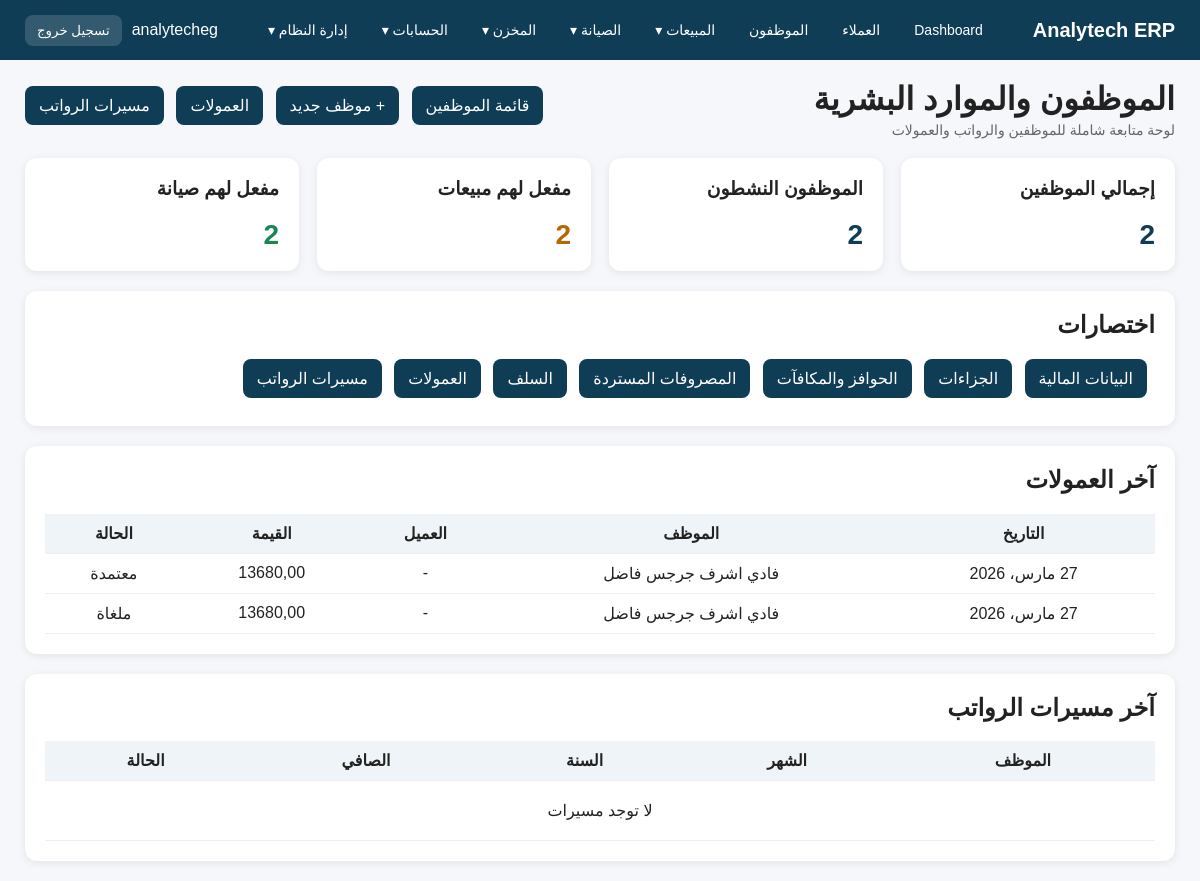
Screenshot of /employees/ (signed in) with the database file from the repository.
### app_employees/models.py (models this page shows, shortened)
class EmployeeCommission(models.Model):
    STATUS_CHOICES = [
        ('Draft', 'مسودة'),
        ('Approved', 'معتمدة'),
        ('Paid', 'مدفوعة'),
        ('Cancelled', 'ملغاة'),
    ]
    employee = models.ForeignKey(
        Employee,
        on_delete=models.CASCADE,
        related_name='commissions',
        verbose_name='الموظف'
    )
    customer = models.ForeignKey(
        'customers.Customer',
        on_delete=models.SET_NULL,
        null=True,
        blank=True,
        related_name='employee_commissions',
        verbose_name='العميل'
    )
    quotation = models.ForeignKey(
        'app_quotations.Quotation',
        on_delete=models.SET_NULL,
        null=True,
        blank=True,
        related_name='employee_commissions',
        verbose_name='عرض السعر'
    )
    invoice = models.ForeignKey(
        'app_invoices.Invoice',
        on_delete=models.SET_NULL,
        null=True,
        blank=True,
        related_name='employee_commissions',
        verbose_name='الفاتورة'
    )
    commission_date = models.DateField(default=timezone.localdate, verbose_name='تاريخ العمولة')
    base_amount = models.DecimalField(max_digits=12, decimal_places=2, default=0, verbose_name='قيمة الأساس')
    commission_percent = models.DecimalField(max_digits=5, decimal_places=2, default=0, verbose_name='نسبة العمولة %')
    commission_amount = models.DecimalField(max_digits=12, decimal_places=2, default=0, verbose_name='قيمة العمولة')
    status = models.CharField(max_length=20, choices=STATUS_CHOICES, default='Draft', verbose_name='الحالة')
    notes = models.TextField(blank=True, null=True, verbose_name='ملاحظات')
    class Meta:
        verbose_name = 'عمولة'
        verbose_name_plural = 'العمولات'
        ordering = ['-commission_date', '-id']

class Employee(models.Model):
    STATUS_CHOICES = [
        ('Active', 'نشط'),
        ('On Leave', 'إجازة'),
        ('Suspended', 'موقوف'),
        ('Resigned', 'مستقيل'),
    ]
    employee_code = models.CharField(max_length=50, unique=True, verbose_name='كود الموظف')
    full_name = models.CharField(max_length=200, verbose_name='اسم الموظف')
    department = models.CharField(max_length=100, blank=True, null=True, verbose_name='القسم')
    job_title = models.CharField(max_length=150, blank=True, null=True, verbose_name='الوظيفة')
    status = models.CharField(max_length=20, choices=STATUS_CHOICES, default='Active', verbose_name='الحالة')
    hire_date = models.DateField(default=timezone.localdate, verbose_name='تاريخ التعيين')
    birth_date = models.DateField(blank=True, null=True, verbose_name='تاريخ الميلاد')
    national_id = models.CharField(max_length=50, blank=True, null=True, verbose_name='الرقم القومي')
    phone = models.CharField(max_length=50, blank=True, null=True, verbose_name='الموبايل')
    email = models.EmailField(blank=True, null=True, verbose_name='البريد الإلكتروني')
    address = models.TextField(blank=True, null=True, verbose_name='العنوان')
    qualification = models.CharField(max_length=200, blank=True, null=True, verbose_name='المؤهل الدراسي')
    specialization = models.CharField(max_length=200, blank=True, null=True, verbose_name='التخصص')
    direct_manager = models.ForeignKey(
        'self',
        on_delete=models.SET_NULL,
        null=True,
        blank=True,
        related_name='team_members',
        verbose_name='المدير المباشر'
    )
    can_do_sales = models.BooleanField(default=False, verbose_name='يمكنه تنفيذ مبيعات')
    can_do_service = models.BooleanField(default=False, verbose_name='يمكنه تنفيذ صيانة')
    can_manage_team = models.BooleanField(default=False, verbose_name='يمكنه إدارة فريق')
    sales_commission_percent = models.DecimalField(
        max_digits=5,
        decimal_places=2,
        default=0,
        verbose_name='نسبة عمولة المبيعات الافتراضية %'
    )
    notes = models.TextField(blank=True, null=True, verbose_name='ملاحظات')
    class Meta:
        verbose_name = 'موظف'
        verbose_name_plural = 'الموظفون'
        ordering = ['full_name']

### app_employees/views.py (the view)
# urls.py: path('', views.employee_dashboard, name='employee_dashboard'),
def employee_dashboard(request):
    total_employees = Employee.objects.count()
    active_employees = Employee.objects.filter(status='Active').count()
    sales_enabled = Employee.objects.filter(can_do_sales=True, status='Active').count()
    service_enabled = Employee.objects.filter(can_do_service=True, status='Active').count()
    recent_commissions = EmployeeCommission.objects.select_related('employee').order_by('-commission_date', '-id')[:10]
    recent_payrolls = EmployeePayroll.objects.select_related('employee').order_by('-year', '-month', '-id')[:10]
    return render(request, 'app_employees/employee_dashboard.html', {
        'total_employees': total_employees,
        'active_employees': active_employees,
        'sales_enabled': sales_enabled,
        'service_enabled': service_enabled,
        'recent_commissions': recent_commissions,
        'recent_payrolls': recent_payrolls,
    })

### templates/app_employees/employee_dashboard.html (shortened to what this page needs)
{% extends 'base.html' %}
{% block content %}
<div class="topbar">
    <div>
        <h1>الموظفون والموارد البشرية</h1>
        <div class="sub">لوحة متابعة شاملة للموظفين والرواتب والعمولات</div>
    </div>
    <div class="quick-links">
        <a href="{% url 'employee_list' %}">قائمة الموظفين</a>
        <a href="{% url 'employee_create' %}">+ موظف جديد</a>
        <a href="{% url 'commission_list' %}">العمولات</a>
        <a href="{% url 'payroll_list' %}">مسيرات الرواتب</a>
    </div>
</div>
<div style="display:grid; grid-template-columns:repeat(auto-fit, minmax(220px, 1fr)); gap:18px; margin-bottom:20px;">
    <div class="section">
        <h3 style="margin-top:0;">إجمالي الموظفين</h3>
        <div style="font-size:28px; font-weight:bold; color:#0f3d56;">{{ total_employees }}</div>
    </div>
    <div class="section">
        <h3 style="margin-top:0;">الموظفون النشطون</h3>
        <div style="font-size:28px; font-weight:bold; color:#0f3d56;">{{ active_employees }}</div>
    </div>
    <div class="section">
        <h3 style="margin-top:0;">مفعل لهم مبيعات</h3>
        <div style="font-size:28px; font-weight:bold; color:#b26a00;">{{ sales_enabled }}</div>
    </div>
    <div class="section">
        <h3 style="margin-top:0;">مفعل لهم صيانة</h3>
        <div style="font-size:28px; font-weight:bold; color:#198754;">{{ service_enabled }}</div>
    </div>
</div>
<div class="section" style="margin-bottom:20px;">
    <h2 style="margin-top:0;">اختصارات</h2>
    <div class="quick-links">
        <a href="{% url 'compensation_list' %}">البيانات المالية</a>
        <a href="{% url 'penalty_list' %}">الجزاءات</a>
        <a href="{% url 'bonus_list' %}">الحوافز والمكافآت</a>
        <a href="{% url 'expense_list' %}">المصروفات المستردة</a>
        <a href="{% url 'advance_list' %}">السلف</a>
        <a href="{% url 'commission_list' %}">العمولات</a>
        <a href="{% url 'payroll_list' %}">مسيرات الرواتب</a>
    </div>
</div>
<div class="section" style="margin-bottom:20px;">
    <h2 style="margin-top:0;">آخر العمولات</h2>
    <table>
        <thead>
            <tr>
                <th>التاريخ</th>
                <th>الموظف</th>
                <th>العميل</th>
                <th>القيمة</th>
                <th>الحالة</th>
            </tr>
        </thead>
        <tbody>
            {% for row in recent_commissions %}
            <tr>
                <td>{{ row.commission_date }}</td>
                <td>{{ row.employee.full_name }}</td>
                <td>{% if row.customer %}{{ row.customer.name }}{% else %}-{% endif %}</td>
                <td>{{ row.commission_amount }}</td>
                <td>{{ row.get_status_display }}</td>
            </tr>
            {% empty %}
            <tr>
                <td colspan="5" style="padding:20px; text-align:center;">لا توجد عمولات</td>
            </tr>
            {% endfor %}
        </tbody>
    </table>
</div>
<div class="section">
    <h2 style="margin-top:0;">آخر مسيرات الرواتب</h2>
    <table>
        <thead>
            <tr>
                <th>الموظف</th>
                <th>الشهر</th>
                <th>السنة</th>
                <th>الصافي</th>
                <th>الحالة</th>
            </tr>
        </thead>
        <tbody>
            {% for row in recent_payrolls %}
            <tr>
                <td>{{ row.employee.full_name }}</td>
                <td>{{ row.month }}</td>
                <td>{{ row.year }}</td>
                <td>{{ row.net_salary }}</td>
                <td>{{ row.get_status_display }}</td>
            </tr>
            {% empty %}
            <tr>
                <td colspan="5" style="padding:20px; text-align:center;">لا توجد مسيرات</td>
            </tr>
            {% endfor %}
        </tbody>
    </table>
</div>
{% endblock %}

### templates/base.html (shortened to what this page needs)
<!DOCTYPE html>
<html lang="ar" dir="rtl">
<head>
</head>
<body>
<div class="navbar">
    <div class="logo">Analytech ERP</div>
    {% if user.is_authenticated %}
    <div class="menu">
        <a href="/">Dashboard</a>
        {% if perms.customers.view_customer %}
        <a href="/customers/">العملاء</a>
        {% endif %}
        {% if perms.app_employees.view_employee %}
        <a href="/employees/">الموظفون</a>
        {% endif %}
        {% if perms.app_quotations.view_quotation or perms.app_sales.view_salesorder or perms.app_invoices.view_invoice or perms.app_employees.view_employeecommission %}
        <div class="dropdown">
            <a href="/reports/sales/">المبيعات ▾</a>
        </div>
        {% endif %}
        {% if perms.app_maintenance.view_maintenancerequest or perms.app_maintenance.view_maintenancevisit or perms.app_maintenance.view_preventivemaintenanceplan %}
        <div class="dropdown">
            <a href="/maintenance/reports/">الصيانة ▾</a>
        </div>
        {% endif %}
        {% if perms.app_inventory.view_inventoryitem or perms.app_inventory.view_inventorylot or perms.app_inventory.view_inventorytransaction or perms.app_inventory.view_recallnotice %}
        <div class="dropdown">
            <a href="/inventory/">المخزن ▾</a>
        </div>
        {% endif %}
        {% if perms.accounting.view_account or perms.accounting.view_journalentry or perms.accounting.view_receiptvoucher or perms.accounting.view_paymentvoucher %}
        <div class="dropdown">
            <a href="/accounting/">الحسابات ▾</a>
        </div>
        {% endif %}
        {% if user.is_staff %}
        <div class="dropdown">
            <a href="/admin/">إدارة النظام ▾</a>
        </div>
        {% endif %}
    </div>
    <div class="user-box">
        <span>{{ user.username }}</span>
        <form method="post" action="{% url 'logout' %}" class="logout-form">
            <button type="submit" class="logout-btn">تسجيل خروج</button>
        </form>
    </div>
    {% endif %}
</div>
<div class="container">
    {% block content %}{% endblock %}
</div>
</body>
</html>

### templates/base.html (style rules this page uses)
body { margin: 0; font-family: Tahoma, Arial, sans-serif; background: #f5f7fa; color: #222; }
.navbar { background: #0f3d56; color: white; padding: 14px 25px; display: flex; justify-content: space-between; align-items: center; gap: 16px; flex-wrap: wrap; }
.logo { font-size: 20px; font-weight: bold; white-space: nowrap; }
.menu { display: flex; align-items: center; gap: 14px; flex-wrap: wrap; }
.menu > a, .dropdown > a { color: white; text-decoration: none; font-size: 14px; padding: 8px 10px; border-radius: 8px; display: inline-block; }
.dropdown { position: relative; }
.container { padding: 20px 25px; }
.topbar { display: flex; justify-content: space-between; align-items: center; margin-bottom: 20px; gap: 15px; flex-wrap: wrap; }
.topbar h1 { margin: 0; }
.sub { color: #666; font-size: 14px; margin-top: 4px; }
.section { background: white; padding: 20px; border-radius: 12px; box-shadow: 0 2px 8px rgba(0,0,0,0.08); }
table { width: 100%; border-collapse: collapse; }
th, td { padding: 10px; border-bottom: 1px solid #eee; text-align: center; vertical-align: middle; }
th { background: #eef4f7; }
.quick-links a { display: inline-block; background: #0f3d56; color: white; padding: 10px 14px; border-radius: 8px; text-decoration: none; margin-right: 8px; margin-bottom: 8px; }
.user-box { display: flex; align-items: center; gap: 10px; color: white; }
.logout-form { margin: 0; }
.logout-btn { background: rgba(255,255,255,0.15); border: none; color: white; padding: 8px 12px; border-radius: 8px; cursor: pointer; }

### rows the page displays
EmployeeCommission: commission_date "27 مارس، 2026", employee.full_name "فادي اشرف جرجس فاضل", commission_amount "13680,00", status "معتمدة"
EmployeeCommission: commission_date "27 مارس، 2026", employee.full_name "فادي اشرف جرجس فاضل", commission_amount "13680,00", status "ملغاة"

### other values shown
{{ user.username }} "analytecheg"
{{ total_employees }} "2"
{{ active_employees }} "2"
{{ sales_enabled }} "2"
{{ service_enabled }} "2"
